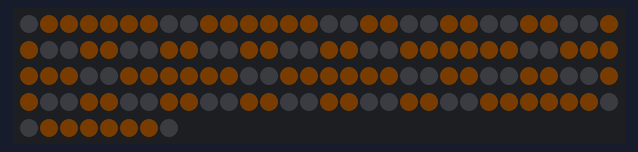
A sketch run on a simulated Arduino Uno, built with avr-gcc and run on an emulated ATmega328P. Shown: 128 RGB LEDs in strip order, left to right, continuing on the next row. Dim RGB values are drawn brighter than linear.

Above: at 1.1 s.
At 12.1 s:
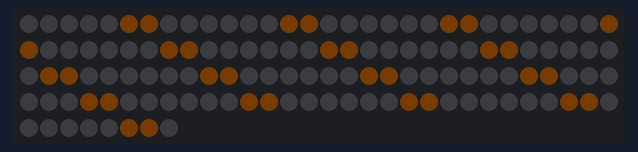
At 19.1 s:
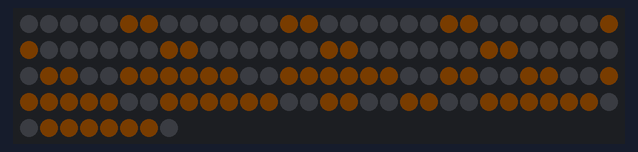
At 38.1 s:
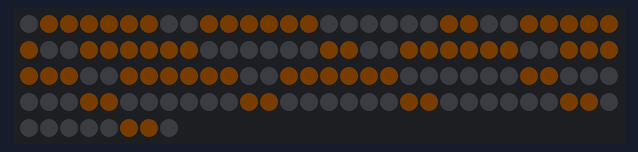

Measured:
- what the display in image 0 shows lasts 1.0 s, from 1.0 s to 2.0 s

The sketch:

LEDMatrixCounter.ino
```cpp
/*
 * Arduino code to show automatic counter (0-99) on two RGB LED matrices
 * Last updated 20171019
 *
 * Code by Markus Lorenz Schilling
 * http://malosch.com/
 *
 * GitHub
 * https://github.com/MaLoSch/LED-Matrix-Counter
*/

/* LIBRARIES */
#include "FastLED.h" // Include FastLED library http://fastled.io/

/* CONSTANT VARIABLES */
const int brightness = 25; // brightness of the LEDS (0-255)
const int rgbLEDMatrixPin = 9; // Pin # where LED matrices are attached to
const int numPixelPerMatrix = 64; // # of pixels per LED matrix
const int numMatrices = 2; // # of LED matrices
const int totalPixels = numPixelPerMatrix * numMatrices; // calculate total number of pixels
byte numbers[10][8] = { // Array with digits from 0-10
  { // #0
    0b01111110,
    0b01111110,
    0b01100110,
    0b01100110,
    0b01100110,
    0b01100110,
    0b01111110,
    0b01111110,
  },
  { // #1
    0b00000110,
    0b00000110,
    0b00000110,
    0b00000110,
    0b00000110,
    0b00000110,
    0b00000110,
    0b00000110,
  },
  { // #2
    0b01111110,
    0b01111110,
    0b00000110,
    0b01111110,
    0b01111110,
    0b01100000,
    0b01111110,
    0b01111110,
  },
  { // #3
    0b01111110,
    0b01111110,
    0b00000110,
    0b01111110,
    0b01111110,
    0b00000110,
    0b01111110,
    0b01111110,
  },
  { // #4
    0b01100110,
    0b01100110,
    0b01100110,
    0b01111110,
    0b01111110,
    0b00000110,
    0b00000110,
    0b00000110,
  },
  { // #5
    0b01111110,
    0b01111110,
    0b01100000,
    0b01111110,
    0b01111110,
    0b00000110,
    0b01111110,
    0b01111110,
  },
  { // #6
    0b01111110,
    0b01111110,
    0b01100000,
    0b01111110,
    0b01111110,
    0b01100110,
    0b01111110,
    0b01111110,
  },
  { // #7
    0b01111110,
    0b01111110,
    0b00000110,
    0b00000110,
    0b00000110,
    0b00000110,
    0b00000110,
    0b00000110,
  },
  { // #8
    0b01111110,
    0b01111110,
    0b01100110,
    0b01111110,
    0b01111110,
    0b01100110,
    0b01111110,
    0b01111110,
  },
  { // #9
    0b01111110,
    0b01111110,
    0b01100110,
    0b01111110,
    0b01111110,
    0b00000110,
    0b01111110,
    0b01111110,
  }
};

/* LIGHT */
int c_hue = 24; // variable to store hue value of color
int c_sat = 255; // variable to store saturation value of color
int c_val = 255; // variable to store brightness value of color

/* OTHER */
int counter = 0; // variable to store number counting up

/* NEOPIXEL */
CRGB rgbLEDMatrix[totalPixels]; // LED array of the size totalPixels

/* NON BLOCKING */
unsigned long prevMillis = 0; // variable to store last time code was updated
unsigned long currentMillis = 0; // variable to store how long the code has been running for
const long interval = 1000; // variable to store interval in which code will be updated (could have more than one)

void setup() {
  FastLED.addLeds<WS2812B, rgbLEDMatrixPin, GRB>(rgbLEDMatrix, totalPixels); // assign rgbLEDMatrix to FastLED object
}

void loop() {
  currentMillis = millis(); // store time since sketch has been running (in milli seconds)
  if(currentMillis - prevMillis >= interval) { // condition if code gets updated
    prevMillis = currentMillis; // store time from currentMillis into prevMillis

    /* CODE UPDATES */
    if(counter >= 100) { // condition to reset counter
      counter = 0; // set counter back to 0
    }

    displayCounter(counter); // call function to show current counter on RGB LED Matrices
    counter++; // increase counter by 1
  }
}
```

displayCounter.ino
```cpp
void displayCounter(int _counter) { //

  int counterTens = _counter/10; // store first digit of number
  int counterOnes = _counter - counterTens*10; // store second digit of counter

  for(int i=0; i<8; i++) { // for loop counting from 0-7
    for(int j=0; j<8; j++) { // for loop counting from 0-7

      // Tens
      if(bitRead(numbers[counterTens][i],j) == 1) { // read byte from number array [first digit] bit by bit
        c_val = brightness; // if bit equals 1 set c_val to 25
      } else {
        c_val = 0; // otherwise set c_val to 0
      }
      rgbLEDMatrix[(i*8)+(7-j)] = CHSV(c_hue,c_sat,c_val); // set color of corresponding RGB LED pixel of previously read bit

      // Ones
      if(bitRead(numbers[counterOnes][i],j) == 1) { // read byte from number array [second digit] bit by bit
        c_val = brightness; // if bit equals 1 set c_val to 25
      } else {
        c_val = 0; // otherwise set c_val to 0
      }
      rgbLEDMatrix[(i*8)+(7-j)+numPixelPerMatrix] = CHSV(c_hue,c_sat,c_val); // set color of corresponding RGB LED pixel of previously read bit
    }
  }

  FastLED.show(); // update RGB LED matrix
  c_val = 0; // set c_val to 0
}
```
